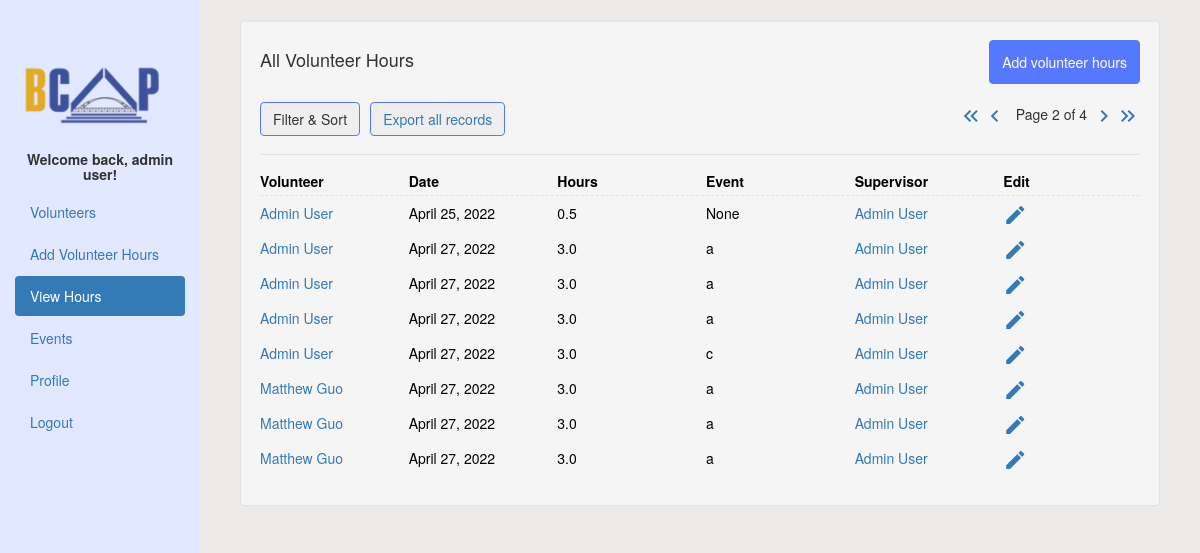
The app's page /history/?page=2 (signed in), older data.
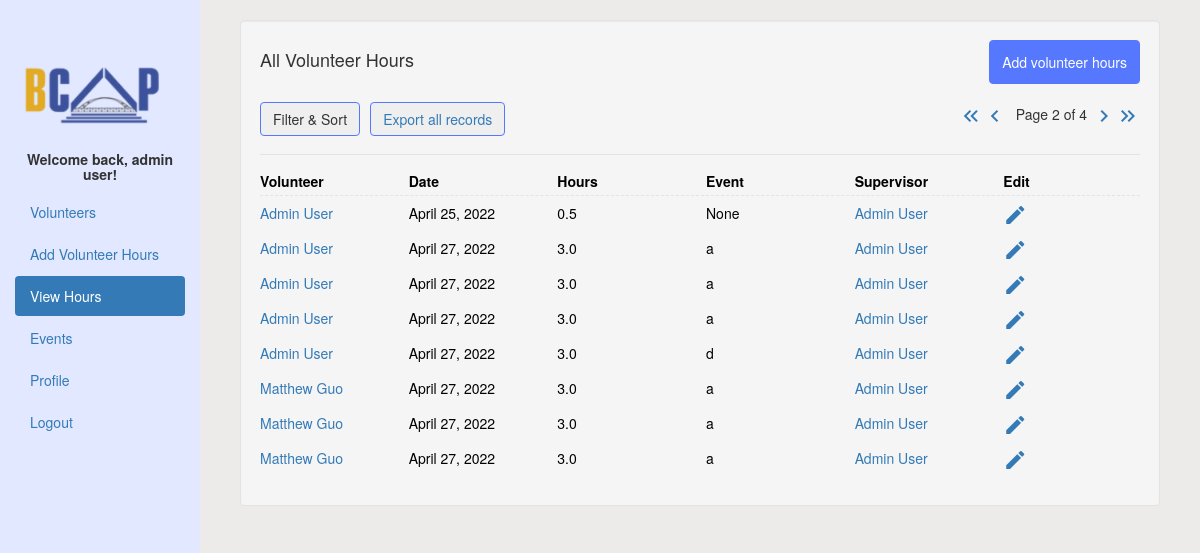
The same page, newer data.
### bcap373_app/models.py (models this page shows, shortened)
class VolunteerRecord(models.Model):
	activity = models.ForeignKey(EventModel, on_delete=models.SET_NULL, null=True)
	hours = models.FloatField(blank=False)
	date = models.DateField(auto_now=False, auto_now_add=False, blank=False)
	supervisor = models.ForeignKey(User, on_delete=models.SET_NULL, null=True, limit_choices_to={'is_staff': True}, related_name='supervisor')
	description = models.CharField(max_length=1000, blank=True, default='')
	owner = models.ForeignKey(User, on_delete=models.CASCADE, blank=True, null=True)

class Profile(models.Model):
	user = models.OneToOneField(User, on_delete=models.CASCADE)
	phone = models.CharField(max_length=20, blank=True,
		help_text="Please enter your phone number in the following format: (XXX) XXX-XXXX")
	birth_date = models.DateField(null=True, blank=True)
	waiver = models.CharField(null=True, max_length=300, help_text="If you have this user's waiver on file, please indicate this in this box (and give a link to where it can be found, e.g. on Google Drive)")
	def __str__(self):
		return "{} {}".format(self.user.first_name, self.user.last_name)

class EventModel(models.Model):
	name = models.CharField(max_length=256, blank=False)
	event_supervisor = models.ForeignKey(User, on_delete=models.SET_NULL, null=True, blank=True, limit_choices_to={'is_staff': True}, related_name='event_supervisor')
	def __str__(self):
		return self.name

### bcap373_app/views.py (the view, shortened to what this page needs)
# urls.py: path('history/', views.history, name="history"),
@login_required
def history(request):
   current_user = request.user
   title = ''
   person_id = request.GET.get('owner', '')
   running_total = 0
   if person_id == '':
      if current_user.is_staff:
         title = 'All Volunteer Hours'
         records = VolunteerRecord.objects.all()
      else:
         title = 'Your Volunteer Hours'
         records = VolunteerRecord.objects.filter(owner = current_user)
   running_total = sum(rec.hours for rec in records)
   myFilter = HistoryFilter(request.GET, queryset=records)
   records = myFilter.qs
   paginator = Paginator(records, settings.PAGINATOR_COUNT)
   page_number = request.GET.get('page')
   page_obj = paginator.get_page(page_number)
   return render(request, "history.html", {"page_obj" : page_obj, "running_total": running_total, "title": title, "id":person_id, 'myFilter': myFilter})

### bcap373_app/models.py (called while the page is built)
def get_user_name(self):
	uid = self.id
	profile = Profile.objects.get(id=uid)
	return str(profile).title()

### bcap373_app/templatetags/template_tags.py (called while the page is built)
@register.simple_tag
def relative_url(value, field_name, urlencode=None):
    url = '?{}={}'.format(field_name, value)
    if urlencode:
        querystring = urlencode.split('&')
        filtered_querystring = filter(lambda p: p.split('=')[0] != field_name, querystring)
        encoded_querystring = '&'.join(filtered_querystring)
        url = '{}&{}'.format(url, encoded_querystring)
    return url

### templates/history.html (shortened to what this page needs)
{% extends "base.html" %}
{% load static %}
{% load template_tags %}
{% block pageContent %}
<div class="col-sm custom-grid">
    <div class="well">
        <div class="top-header">
            <div>
                <h4 class="history-title">{{ title }}</h4>
            </div>
            <div class="home-right">
                <a href='/add_individual_hours'>
                    <button class="btn btn-primary">Add volunteer hours</button>
                </a>
            </div>
        </div>
        <div class="tools">
            <div class="left-menu">
                <div class="dropdown" style="margin-right:10px">
                    <button class="btn btn-secondary dropdown-toggle" type="button" id="dropdownMenu2"
                        data-toggle="dropdown" aria-haspopup="true" aria-expanded="false">
                        Filter & Sort
                    </button>
                </div>
                <div>
                    <a href="/export/{% if id != '' %}?id={{id}}{% endif%}"><button type="button" class="btn btn-outline-primary">{% if id != '' %}Export user's hours{% else %}Export all records{% endif %}</button></a>
                </div>
            </div>
            <div class="pagination">
                {% if page_obj.has_previous %}
                    <a href="{% relative_url 1 'page' request.GET.urlencode %}"><i class="material-icons md-48">keyboard_double_arrow_left</i></a>
                    <a href="{% relative_url page_obj.previous_page_number 'page' request.GET.urlencode %}"><i class="material-icons md-48">keyboard_arrow_left</i></a>
                {% else %}
                    <i class="material-icons md-48">keyboard_double_arrow_left</i>
                    <i class="material-icons md-48">keyboard_arrow_left</i>
                {% endif %}&nbsp;
                <p style="margin-right: 5px; margin-left: 5px;">Page {{ page_obj.number }} of {{ page_obj.paginator.num_pages }}</p>
                {% if page_obj.has_next %}
                    <a href="{% relative_url page_obj.next_page_number 'page' request.GET.urlencode %}"><i class="material-icons md-48">keyboard_arrow_right</i></a>
                    <a href="{% relative_url page_obj.paginator.num_pages 'page' request.GET.urlencode %}"><i class="material-icons md-48">keyboard_double_arrow_right</i></a>
                {% else %}
                    <i class="material-icons md-48">keyboard_arrow_right</i>
                    <i class="material-icons md-48">keyboard_double_arrow_right</i>
                {% endif %}
            </div>
        </div>
        <div>
            <ul class="data-frame">
                <li class="data-item frame-header">
                    <dl>
                        {% if user.is_staff %}
                            <dt class = "rowheader">Volunteer</dt>
                        {% endif %}
                        <dd class = "rowheader">Date</dd>
                        <dd class = "rowheader">Hours</dd>
                        <dd class = "rowheader">Event</dd>
                        <dd class = "rowheader">Supervisor</dd>
                        <dd class = "rowheader">Edit</dd>
                    </dl>
                </li>
                {% for r in page_obj %}
                    <li class="data-item">
                        <dl>
                            {% if user.is_staff %}
                                <td><a href="/view_user/?user={{r.owner.id}}">{{ r.owner }}</a></td>
                            {% endif %}
                            <dd class="date">{{ r.date }}</dd>
                            <dd class="hours">{{ r.hours }}</dd>
                            <dd class="activity">{{ r.activity }}</dd>
                            {% if user.is_staff and r.supervisor != None %}
                                <dd class="supervisor"><a href="/view_user/?user={{r.supervisor.id}}">{{ r.supervisor }}</a></dd>
                            {% else %}
                                <dd class="supervisor">{{ r.supervisor }}</dd>
                            {% endif %}
                            {% if user.is_staff %}
                                <li><a href="/admin/bcap373_app/volunteerrecord/{{r.id}}/change/"><i class="material-icons md-48">edit</i></a></li>
                            {% else %}
                                <li><a href="/delete_volunteer_record/?id={{r.id}}"><i class="material-icons md-48">delete</i></a></li>
                            {% endif %}
                        </dl>
                    </li>
                {% endfor %}
            </ul>
        </div>
    </div>
</div>
</html>
{% endblock %}

### templates/base.html (shortened to what this page needs)
{% load static %}
<!DOCTYPE html>
<html lang="en">
{% block pageHeader %}
<head>
    <link rel="stylesheet" href="https://maxcdn.bootstrapcdn.com/bootstrap/3.4.1/css/bootstrap.min.css">
    <link rel="stylesheet" type="text/css" href="{% static 'bcap373_app/css/main.css' %}">
</head>
{% endblock pageHeader%}
<body>
    <div class="container-fluid">
      <div class="row content">
        <div class="col-sm-3 sidenav hidden-xs sidebar">
            <div class = "logo1">
              <img class=" nav-bar-image" src="{% static 'bcap373_app/img/bcap373_logo.png' %}">
            </div>
            <ul class="nav nav-pills nav-stacked">
                <li><h5 class="navbar-user">Welcome back, {{ user.get_full_name }}!</h5></li>
                {% if user.is_staff %}
                  <li {% if request.resolver_match.url_name == 'volunteers' %}class="active"{% endif %}><a href="/volunteers">Volunteers</a></li>
                {% endif %}
                <li {% if request.resolver_match.url_name == 'add_individual_hours' %}class="active"{% endif %}><a href="/add_individual_hours">Add Volunteer Hours</a></li>
                <li {% if request.resolver_match.url_name == 'history' %}class="active"{% endif %}><a href="/history">View Hours</a></li>
                {% if user.is_staff %}
                  <li {% if request.resolver_match.url_name == 'events' or request.resolver_match.url_name == 'update_event' %}class="active"{% endif %}><a href="/events">Events</a></li>
                {% endif %}
                <li ><a href="{% url 'profile' %}">Profile</a></li>
                <li><a href="{% url 'logout' %}">Logout</a></li>
            </ul><br>
        </div>
        <br>
        {% block pageContent %}{% endblock pageContent %}
</body>
</html>

### bcap373_app/static/bcap373_app/css/main.css (style rules this page uses)
* { box-sizing: border-box; }
body { background-color: #edeaea; }
.logo1 { margin-top:40px; }
.logo1 img, .nav-bar-image { width: 90%; height: 100%; }
.custom-grid { margin-left: 240px; margin-right: 40px; }
.rowheader { font-weight:bold !important; }
.frame-header { color:red; }
.top-header { display: flex; justify-content:space-between }
.navbar-user { text-align: center; font-weight: bold; }
.btn { border: 1px solid #5678FF }
.left-menu { display: flex; justify-content: space-around; }
.btn-primary { background-color: #5678FF; height: 44px; }
.home-right { display:flex; flex-direction:row; column-gap: 1em; }
.sidenav { background-color: #e2e8ff; height: 100%; width: 200px !important; position: fixed; }
.tools { display: flex; justify-content: space-between; align-items: center; border-bottom: 1px solid #e0e4e8; margin-bottom: 16px; }
.pagination { display: flex; padding-left: 0; list-style: none; border-radius: 0.25rem; justify-content: center; text-align: center; }
.data-frame { width: 100%; list-style-type: none; padding: 0; }
.data-item.frame-header { display: none; border-bottom: 1px dashed #e0e4e8; }
li.data-item { margin-bottom: 0.5em; border-bottom: 1px solid #0000001a; }
.data-item dl { display: flex; flex-direction:column; margin: 0; color: black; }
dl { color: #B1B1B1; }
.data-item .hours:before { content: "Hours: "; }
.data-item .activity:before { content: "Activity: "; }
.data-item .supervisor:before { content: "Supervisor: "; }
.data-item .hours { text-align: left; }
.data-item .date:before { content: "Date: "; }
.data-item dd { margin: 0; margin-bottom: 0.25em; }
dt { font-weight: normal !important; }
.data-item dt { margin-bottom: 0.25em; }
@media screen and (min-width: 766px) { .data-item.frame-header { display: block; } }
@media screen and (min-width: 766px) { .data-item .hours { text-align: left; } }
@media screen and (min-width: 766px) { .data-item dl { display: grid; grid-template-columns: 1fr 1fr 1fr 1fr 1fr 1fr; column-gap: 1vw; } }
@media screen and (min-width: 766px) { li.data-item { border-bottom: 0px; } }
@media screen and (min-width: 766px) { .data-item .phone:before, .data-item .email:before, .data-item .date:before, .data-item .activity:before, .data-item .supervisor:before, .data-item .event-name:before, .data-item .role:before, .data-item .hours:before { content: ""; } }

Row changes from the older to the newer data that the page shows:
changed through a linked row, VolunteerRecord (number 5 of 8 on the later page): activity "c" → "d"
